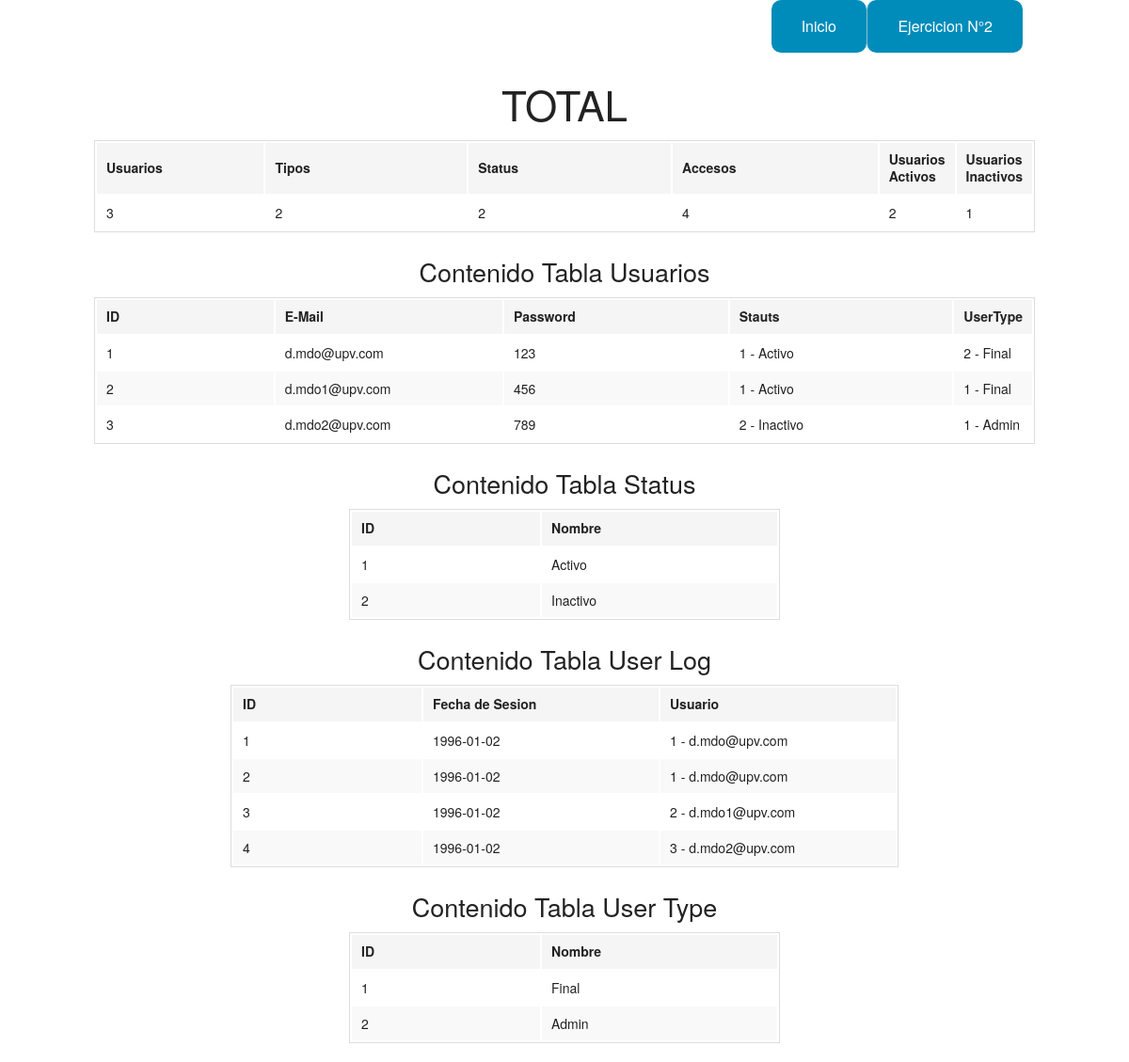
The page /TAREA-3/Ejercicio1/index.php on the database its author committed.
### tables this page shows
CREATE TABLE `user` (
  `id` int(11) NOT NULL,
  `email` varchar(45) DEFAULT NULL,
  `password` varchar(45) DEFAULT NULL,
  `status_id` int(11) NOT NULL,
  `user_type_id` int(11) NOT NULL
);

CREATE TABLE `status` (
  `id` int(11) NOT NULL,
  `name` varchar(45) DEFAULT NULL
);

CREATE TABLE `user_type` (
  `id` int(11) NOT NULL,
  `name` varchar(45) DEFAULT NULL
);

### TAREA-3/Ejercicio1/index.php (the view, shortened to what this page needs)
<?php
    include("../db/connection.php");
    $query = "SELECT COUNT(*) as total_users FROM user";
    $statement = $pdo->prepare($query);
    $statement->execute();
    $results = $statement->fetchAll();
    $total_users = $results[0]['total_users'];
    $query = "SELECT COUNT(*) as total_users_type FROM user_type";
    $statement = $pdo->prepare($query);
    $statement->execute();
    $results = $statement->fetchAll();
    $total_users_type = $results[0]['total_users_type'];
    $query = "SELECT COUNT(*) as total_status FROM status";
    $statement = $pdo->prepare($query);
    $statement->execute();
    $results = $statement->fetchAll();
    $total_status = $results[0]['total_status'];
    $query = "SELECT COUNT(*) as total_logged FROM user_log";
    $statement = $pdo->prepare($query);
    $statement->execute();
    $results = $statement->fetchAll();
    $total_logged = $results[0]['total_logged'];
    $query = "SELECT COUNT(*) as total_active_users FROM user where status_id = 1";
    $statement = $pdo->prepare($query);
    $statement->execute();
    $results = $statement->fetchAll();
    $total_active_users = $results[0]['total_active_users'];
    $query = "SELECT COUNT(*) as total_inactive_users FROM user WHERE status_id <>1";
    $statement = $pdo->prepare($query);
    $statement->execute();
    $results = $statement->fetchAll();
    $total_inactive_users = $results[0]['total_inactive_users'];
    $query = "SELECT *  FROM user";
    $statement = $pdo->prepare($query);
    $statement->execute();
    $user = $statement->fetchAll();
    $query = "SELECT *  FROM status";
    $statement = $pdo->prepare($query);
    $statement->execute();
    $status = $statement->fetchAll();
    $query = "SELECT s.name  FROM user as u INNER JOIN status as s WHERE u.status_id = s.id";
    $statement = $pdo->prepare($query);
    $statement->execute();
    $user_status = $statement->fetchAll();
     $query = "SELECT *  FROM user_log";
    $statement = $pdo->prepare($query);
    $statement->execute();
    $log = $statement->fetchAll();
    $query = "SELECT u.email  FROM user as u INNER JOIN user_log as l WHERE u.id = l.user_id";
    $statement = $pdo->prepare($query);
    $statement->execute();
    $user_log = $statement->fetchAll();
    $query = "SELECT *  FROM user_type";
    $statement = $pdo->prepare($query);
    $statement->execute();
    $type = $statement->fetchAll();
    $query = "SELECT t.name FROM user AS u INNER JOIN user_type AS t WHERE u.user_type_id = t.id";
    $statement = $pdo->prepare($query);
    $statement->execute();
    $user_type = $statement->fetchAll();
?>
<!doctype html>
<html class="no-js" lang="en">
    <head>
        <link rel="stylesheet" href="../css/foundation.css" />
    </head>
    <body>
        <?php require_once('header.php'); ?>
        <div class="row">
            <div class="large-12 columns" align="center">
                <div class="section-container tabs" data-section>
                    <section class="section">
                        <div class="content" data-slug="panel1">
                            <div class="row">
                                <H1>TOTAL</H1>
                                <table>
                                    <thead>
                                        <tr>
                                            <th width="200">Usuarios</th>
                                            <th width="250">Tipos</th>
                                            <th width="250">Status</th>
                                            <th width="250">Accesos</th>
                                            <th widht="250">Usuarios Activos</th>
                                            <th widht="250">Usuarios Inactivos</th>
                                        </tr>
                                    </thead>
                                    <tbody>
                                        <tr>
                                            <td><?php echo $total_users;?></td>
                                            <td><?php echo $total_users_type;?></td>
                                            <td><?php echo $total_status;?></td>
                                            <td><?php echo $total_logged;?></td>
                                            <td><?php echo $total_active_users;?></td>
                                            <td><?php echo $total_inactive_users;?></td>
                                        </tr>
                                    </tbody>
                                </table>
                            </div>
                    </section>
                    <section class="section">
                        <h3>Contenido Tabla Usuarios</h3>
                         <div class="content" data-slug="panel1">
                            <div class="row">
                                <table>
                                    <thead>
                                        <tr>
                                            <th width="200">ID</th>
                                            <th width="250">E-Mail</th>
                                            <th width="250">Password</th>
                                            <th width="250">Stauts</th>
                                            <th widht="250">UserType</th>
                                        </tr>
                                    </thead>
                                    <tbody>
                                        <?php
                                            $i=0;
                                            while($i<$total_users){
                                        ?>
                                            <tr>
                                                <td><?php echo $user[$i]['id']?></td>
                                                <td><?php echo $user[$i]['email'];?></td>
                                                <td><?php echo $user[$i]['password'];?></td>
                                                <td><?php echo $user[$i]['status_id']. " - " . $user_status[$i]['name'];?></td>
                                                <td><?php echo $user[$i]['user_type_id']. " - " . $user_type[$i]['name'];?></td>
                                            </tr>
                                        <?php
                                            $i++;
                                        }
                                        ?>
                                    </tbody>
                                </table>
                            </div>
                    </section>
                    <section class="section">
                        <h3>Contenido Tabla Status</h3>
                         <div class="content" data-slug="panel1">
                            <div class="row">
                                <table>
                                    <thead>
                                        <tr>
                                            <th width="200">ID</th>
                                            <th width="250">Nombre</th>
                                        </tr>
                                    </thead>
                                    <tbody>
                                        <?php
                                            $i=0;
                                            while($i<$total_status){
                                        ?>
                                            <tr>
                                                <td><?php echo $status[$i]['id']?></td>
                                                <td><?php echo $status[$i]['name'];?></td>
                                            </tr>
                                        <?php
                                            $i++;
                                            }
                                        ?>
                                    </tbody>
                                </table>
                            </div>
                    </section>
                    <section class="section">
                        <h3>Contenido Tabla User Log</h3>
                         <div class="content" data-slug="panel1">
                            <div class="row">
                                <table>
                                    <thead>
                                        <tr>
                                            <th width="200">ID</th>
                                            <th width="250">Fecha de Sesion</th>
                                            <th width="250">Usuario</th>
                                        </tr>
                                    </thead>
                                    <tbody>
                                        <?php
                                            $i=0;
                                            while($i<$total_logged){
                                        ?>
                                            <tr>
                                                <td><?php echo $log[$i]['id']?></td>
                                                <td><?php echo $log[$i]['date_logged_in'];?></td>
                                                <td><?php echo $log[$i]['user_id'] . " - " . $user_log[$i]['email'];?></td>
                                            </tr>
                                        <?php
                                            $i++;
                                            }
                                        ?>
                                    </tbody>
                                </table>
                            </div>
                    </section>
                    <section class="section">
                        <h3>Contenido Tabla User Type</h3>
                         <div class="content" data-slug="panel1">
                            <div class="row">
                                <table>
                                    <thead>
                                        <tr>
                                            <th width="200">ID</th>
                                            <th width="250">Nombre</th>
                                        </tr>
                                    </thead>
                                    <tbody>
                                        <?php
                                            $i=0;
                                            while($i<$total_status){
                                        ?>
                                            <tr>
                                                <td><?php echo $type[$i]['id']?></td>
                                                <td><?php echo $type[$i]['name'];?></td>
                                            </tr>
                                        <?php
                                            $i++;
                                            }
                                        ?>
                                    </tbody>
                                </table>
                            </div>
                    </section>
                </div>
            </div>
        </div>
    <?php require_once('footer.php'); ?>

### TAREA-3/Ejercicio1/header.php (shortened to what this page needs)
<!doctype html>
<html class="no-js" lang="en">
  <head>
    <link rel="stylesheet" href="./css/foundation.css" />
  </head>
  <body>
<div class="row">
      <div class="large-6 columns">
        <ul class="right button-group">
          <li><a href="../index.php" class="button" style="border-radius:10px">Inicio</a></li>
          <li><a href="../Ejercicio2/index.php" class="button" style="border-radius:10px">Ejercicion N°2</a></li>
        </ul>
      </div>
    </div>

### TAREA-3/Ejercicio1/footer.php (shortened to what this page needs)
<html>
  <body>
  </body>
</html>

### rows shown on the page
user: id "1", email "d.mdo@upv.com", password "123", status "1", status.name "Activo", user_type "2"
user_type: name "Final", id "1"
user: id "2", email "d.mdo1@upv.com", password "456", status "1", status.name "Activo", user_type "1", user_type.name "Final"
user: id "3", email "d.mdo2@upv.com", password "789", status "2", status.name "Inactivo", user_type "1"
user_type: name "Admin", id "2"
status: id "1", name "Activo"
status: id "2", name "Inactivo"

### other values the page prints
$total_users "3"
$total_users_type "2"
$total_status "2"
$total_logged "4"
$total_active_users "2"
$total_inactive_users "1"
$log[$i]['id'] "1"
$log[$i]['date_logged_in'] "1996-01-02"
$log[$i]['user_id'] "1"
$user_log[$i]['email'] "d.mdo@upv.com"
$log[$i]['id'] "2"
$log[$i]['id'] "3"
$log[$i]['user_id'] "2"
$user_log[$i]['email'] "d.mdo1@upv.com"
$log[$i]['id'] "4"
